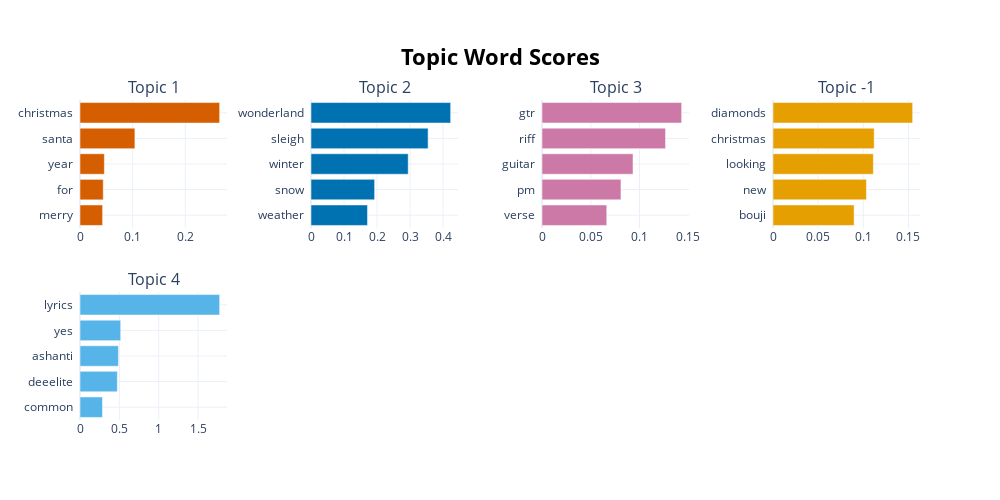

The notebook cell saved with this chart:
### Code cell
topic_model.visualize_barchart(top_n_topics=50)

### Figure 1 — Plotly figure (JSON) as saved in the notebook; plotly's stock layout.template omitted (floating-point values rounded to 4 significant figures)
{"data": [{"marker": {"color": "#D55E00"}, "orientation": "h", "type": "bar", "x": [0.0429, 0.04414, 0.0463, 0.1043, 0.2653], "xaxis": "x", "y": ["merry  ", "for  ", "year  ", "santa  ", "christmas  "], "yaxis": "y"}, {"marker": {"color": "#0072B2"}, "orientation": "h", "type": "bar", "x": [0.171, 0.1926, 0.2943, 0.3545, 0.4228], "xaxis": "x2", "y": ["weather  ", "snow  ", "winter  ", "sleigh  ", "wonderland  "], "yaxis": "y2"}, {"marker": {"color": "#CC79A7"}, "orientation": "h", "type": "bar", "x": [0.0664, 0.08093, 0.09331, 0.1266, 0.1432], "xaxis": "x3", "y": ["verse  ", "pm  ", "guitar  ", "riff  ", "gtr  "], "yaxis": "y3"}, {"marker": {"color": "#E69F00"}, "orientation": "h", "type": "bar", "x": [0.0898, 0.1034, 0.1111, 0.112, 0.1546], "xaxis": "x4", "y": ["bouji  ", "new  ", "looking  ", "christmas  ", "diamonds  "], "yaxis": "y4"}, {"marker": {"color": "#56B4E9"}, "orientation": "h", "type": "bar", "x": [0.2856, 0.4742, 0.4882, 0.5169, 1.774], "xaxis": "x5", "y": ["common  ", "deeelite  ", "ashanti  ", "yes  ", "lyrics  "], "yaxis": "y5"}], "layout": {"annotations": [{"font": {"size": 16}, "showarrow": false, "text": "Topic 1", "x": 0.0875, "xanchor": "center", "xref": "paper", "y": 1, "yanchor": "bottom", "yref": "paper"}, {"font": {"size": 16}, "showarrow": false, "text": "Topic 2", "x": 0.3625, "xanchor": "center", "xref": "paper", "y": 1, "yanchor": "bottom", "yref": "paper"}, {"font": {"size": 16}, "showarrow": false, "text": "Topic 3", "x": 0.6375, "xanchor": "center", "xref": "paper", "y": 1, "yanchor": "bottom", "yref": "paper"}, {"font": {"size": 16}, "showarrow": false, "text": "Topic -1", "x": 0.9125, "xanchor": "center", "xref": "paper", "y": 1, "yanchor": "bottom", "yref": "paper"}, {"font": {"size": 16}, "showarrow": false, "text": "Topic 4", "x": 0.0875, "xanchor": "center", "xref": "paper", "y": 0.4, "yanchor": "bottom", "yref": "paper"}], "height": 500, "hoverlabel": {"bgcolor": "white", "font": {"family": "Rockwell", "size": 16}}, "showlegend": false, "title": {"font": {"color": "Black", "size": 22}, "text": "<b>Topic Word Scores", "x": 0.5, "xanchor": "center", "yanchor": "top"}, "width": 1000, "xaxis": {"anchor": "y", "autorange": true, "domain": [0, 0.175], "range": [0, 0.2792], "showgrid": true, "type": "linear"}, "xaxis2": {"anchor": "y2", "autorange": true, "domain": [0.275, 0.45], "range": [0, 0.4451], "showgrid": true, "type": "linear"}, "xaxis3": {"anchor": "y3", "autorange": true, "domain": [0.55, 0.725], "range": [0, 0.1507], "showgrid": true, "type": "linear"}, "xaxis4": {"anchor": "y4", "autorange": true, "domain": [0.825, 1], "range": [0, 0.1628], "showgrid": true, "type": "linear"}, "xaxis5": {"anchor": "y5", "autorange": true, "domain": [0, 0.175], "range": [0, 1.867], "showgrid": true, "type": "linear"}, "xaxis6": {"anchor": "y6", "domain": [0.275, 0.45], "showgrid": true}, "xaxis7": {"anchor": "y7", "domain": [0.55, 0.725], "showgrid": true}, "xaxis8": {"anchor": "y8", "domain": [0.825, 1], "showgrid": true}, "yaxis": {"anchor": "x", "autorange": true, "domain": [0.6, 1], "range": [-0.5, 4.5], "showgrid": true, "type": "category"}, "yaxis2": {"anchor": "x2", "autorange": true, "domain": [0.6, 1], "range": [-0.5, 4.5], "showgrid": true, "type": "category"}, "yaxis3": {"anchor": "x3", "autorange": true, "domain": [0.6, 1], "range": [-0.5, 4.5], "showgrid": true, "type": "category"}, "yaxis4": {"anchor": "x4", "autorange": true, "domain": [0.6, 1], "range": [-0.5, 4.5], "showgrid": true, "type": "category"}, "yaxis5": {"anchor": "x5", "autorange": true, "domain": [0, 0.4], "range": [-0.5, 4.5], "showgrid": true, "type": "category"}, "yaxis6": {"anchor": "x6", "domain": [0, 0.4], "showgrid": true}, "yaxis7": {"anchor": "x7", "domain": [0, 0.4], "showgrid": true}, "yaxis8": {"anchor": "x8", "domain": [0, 0.4], "showgrid": true}}}
